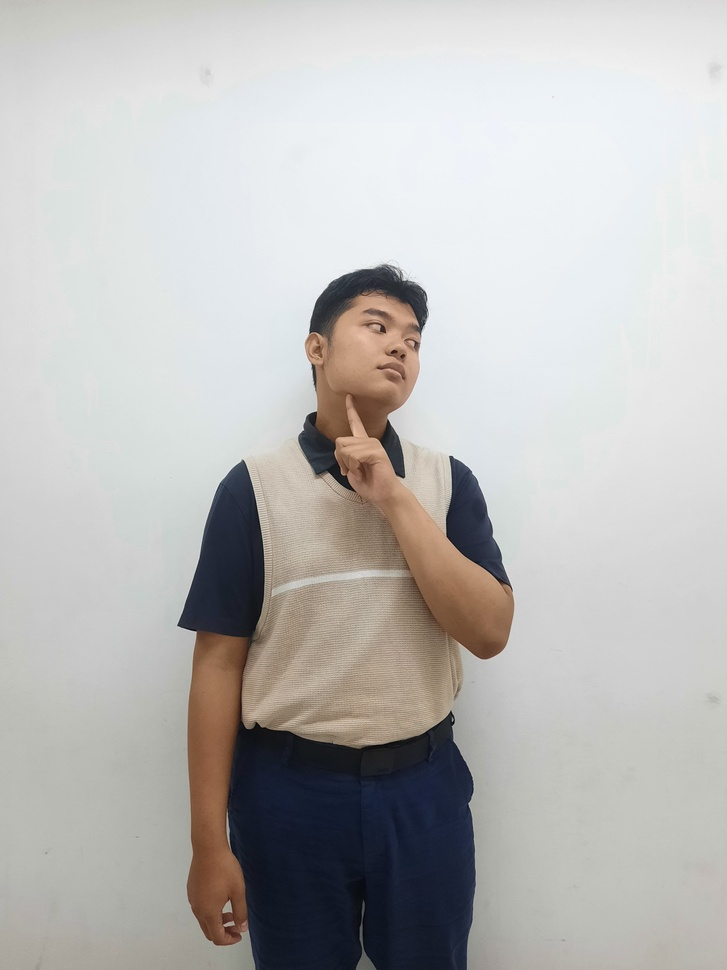
#> input picture ridho.jpg, 727 x 970 px, shrunk from 3000 x 4000 before the run
$ jupyter execute UAS_122.ipynb
#> lines starting #> are read from the running program, lines starting #| are printed output that depends on the picture
# RIDHO CHAERULLAH_202231122

## IMPORT LIBRARY

[cell 1]
import cv2
import matplotlib.pyplot as plt #Untuk memvisualisasi gambar
import numpy as np #Untuk membaca angka

## SESI PEMBUKTIAN RESOURCE

[cell 2]
olahan = cv2.imread("ridho.jpg")
#> olahan is the input picture: shape (970, 727, 3); mean B, G, R 184.8, 186.4, 187.6
olahan = cv2.cvtColor(olahan, cv2.COLOR_BGR2RGB)
bukti = cv2.imread("bukti.jpg")
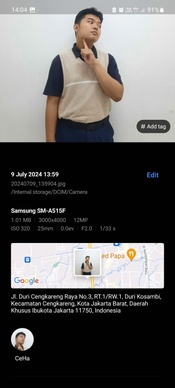
#> input picture bukti.jpg, 175 x 388 px, shrunk from 720 x 1600 before the run
#> bukti is the input picture: shape (388, 175, 3); mean B, G, R 92.4, 93.4, 94.8
bukti = cv2.cvtColor(bukti, cv2.COLOR_BGR2RGB)

[cell 3]
fig, axis = plt.subplots(1,2, figsize=(10,10))
ax = axis.ravel()

ax[0].imshow(olahan)
ax[0].set_title('Gambar yang akan diolah')

ax[1].imshow(bukti)
ax[1].set_title('Bukti kepemilikan gambar')
plt.show()
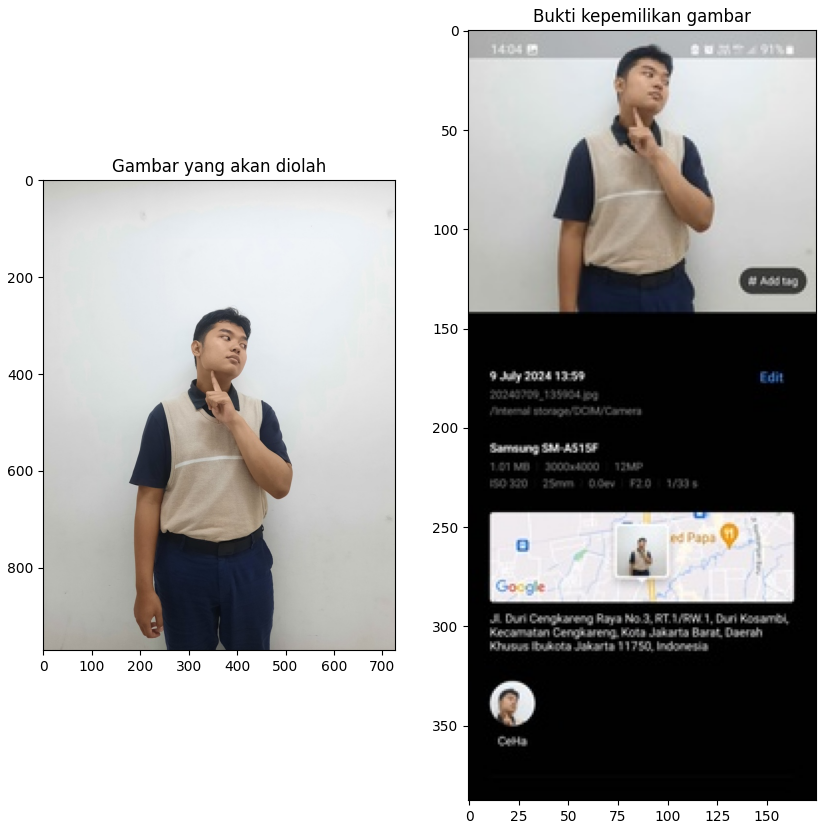
#> figure drawn by matplotlib, 2 panels

## FILTERING CITRA

### MEAN FILTERING

[cell 4]
filtering = cv2.imread("ridho.jpg")
citra = cv2.cvtColor(filtering, cv2.COLOR_BGR2GRAY)
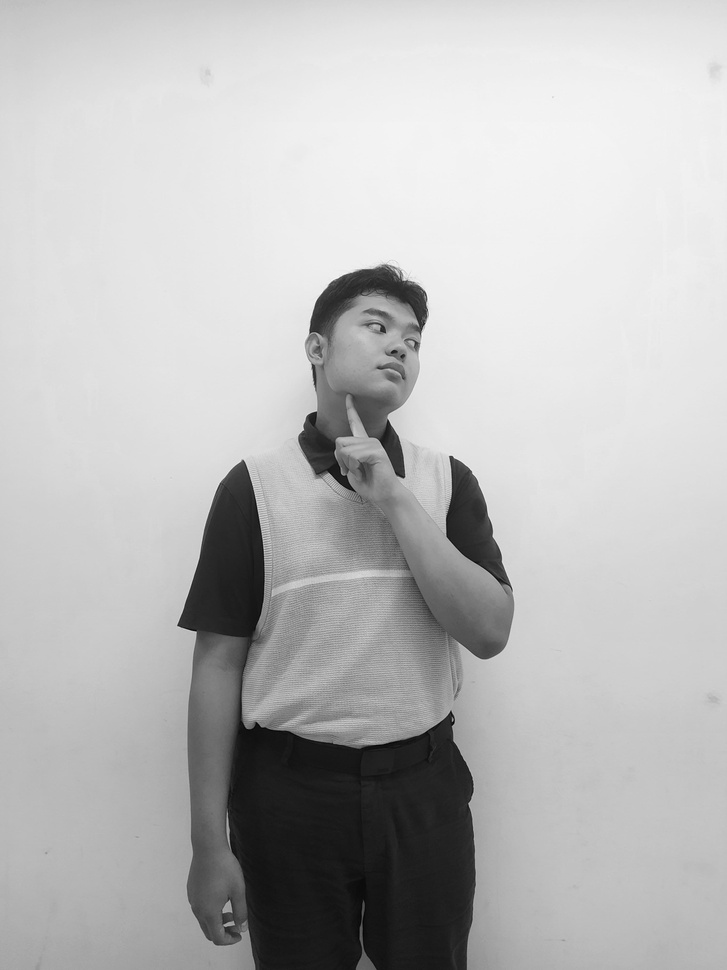
#> citra: shape (970, 727); min 1, max 252, mean 186.6

[cell 5]
copyCitra1 = citra.copy().astype(float)

m1, n1 = copyCitra1.shape
#> m1 = 970; n1 = 727
output1 = np.empty([m1, n1])

print("Shape copy citra 1: ", copyCitra1.shape)
#| Shape copy citra 1:  (970, 727)
print("Shape output citra 1: ", output1.shape)
#| Shape output citra 1:  (970, 727)

print('m1: ', m1)
#| m1:  970
print('n1: ', n1)
#| n1:  727

[cell 6]
# Perhitungan mean manual
for baris in range(0, m1-1):
    for kolom in range(0, n1-1):
        a1 = baris
        b1 = kolom
        jumlah = copyCitra1[a1-1, b1-1] + copyCitra1[a1-1, b1]  + copyCitra1[a1-1, b1-1] +\
            copyCitra1[a1, b1-1] + copyCitra1[a1,b1] + copyCitra1[a1, b1+1] +\
            copyCitra1[a1+1, b1-1] + copyCitra1[a1+1, b1] + copyCitra1[a1+1, b1 +1]
        output1[a1,b1] = 1/9*jumlah

[cell 7]
fig, axis = plt.subplots(1,2, figsize=(10,10))
ax = axis.ravel()

ax[0].imshow(citra, cmap='gray')
ax[0].set_title('Gambar Asli')

ax[1].imshow(output1, cmap='gray')
ax[1].set_title('Gambar filter mean manual')
plt.show()
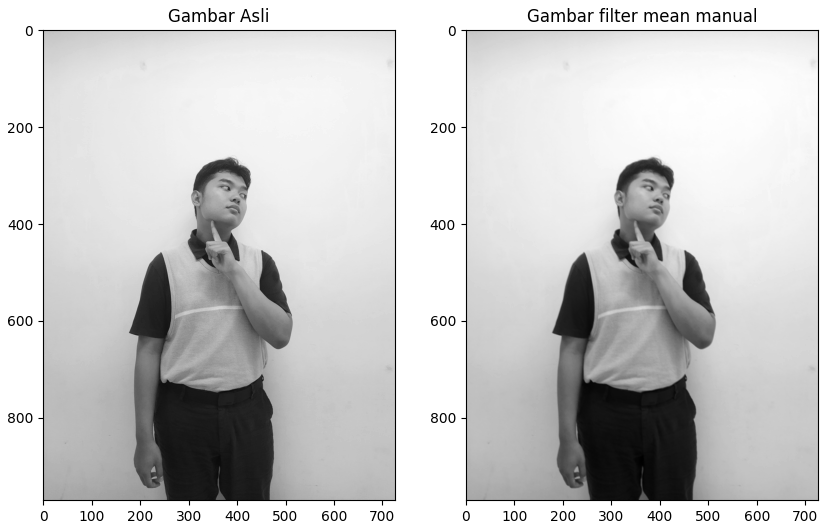
#> figure drawn by matplotlib, 2 panels

### MEDIAN FILTERING

[cell 8]
# Median menggunakan opencv
img_filter = filtering.copy()
img_filter = cv2.cvtColor(img_filter, cv2.COLOR_BGR2RGB)
img_median = filtering.copy()
img_median = cv2.cvtColor(img_median, cv2.COLOR_BGR2RGB)
img_median_after = cv2.medianBlur(img_median, 5)

[cell 9]
fig, axis = plt.subplots(1,2, figsize=(10,10))
ax = axis.ravel()

ax[0].imshow(img_filter)
ax[0].set_title('Gambar Aseli')

ax[1].imshow(img_median_after)
ax[1].set_title('Gambar Filter median openCV')
plt.show()

[cell 10]
import matplotlib.pyplot as plt

fig, axis = plt.subplots(2, 2, figsize=(7, 9))
ax = axis.ravel()

ax[0].imshow(citra, cmap='gray')
ax[0].set_title('Gambar Asli')

ax[1].imshow(output1, cmap='gray')
ax[1].set_title('Gambar Filter Mean Manual')

ax[2].imshow(img_filter, cmap='gray')
ax[2].set_title('Gambar Aseli')

ax[3].imshow(img_median_after, cmap='gray')
ax[3].set_title('Gambar Filter Median openCV')

plt.show()
